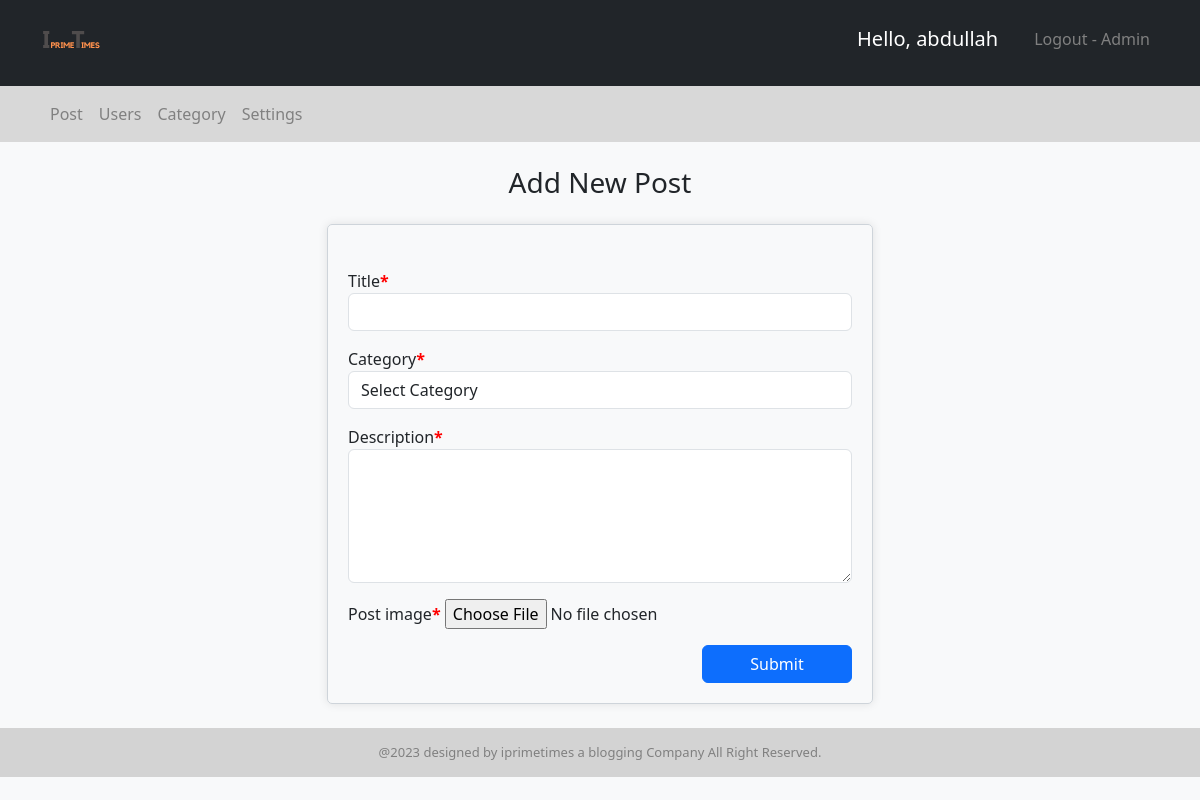
Screenshot of /admin/add-post.php (signed in) with the database file from the repository.
### tables this page shows
CREATE TABLE `setting` (
  `setting_id` int(11) NOT NULL,
  `websitename` varchar(255) NOT NULL,
  `logo` varchar(255) NOT NULL,
  `footerdesc` text NOT NULL
);

### admin/add-post.php (the view, shortened to what this page needs)
          <?php
              include "header.php";
          ?>
<div class="container">
  <div class="row justify-content-center">
    <div class="col-md-6">
      <h3 class="text-center mb-4 mt-4">Add New Post</h3>
      <form action="save-post.php" method="POST"  enctype="multipart/form-data" class="form-container my-4">
        <div class="form-group mt-4">
          <label for="title mb-2">Title<b><span style="color: red;">*</span></b></label>
          <input type="text" name="title" class="form-control" autocomplete="off" required>
        </div>
        <div class="form-group mt-3">
          <label for="category">Category<b><span style="color: red;">*</span></b></label>
          <select name="category" class="form-control">
            <option disabled selected>Select Category</option>
            <?php
              include "config.php";
            ?>
          </select>
        </div>
        <div class="form-group mt-3">
          <label for="desc">Description<b><span style="color: red;">*</span></b></label>
          <textarea name="desc" class="form-control" rows="5" required></textarea>
        </div>
        <div class="form-group mt-3">
          <label for="image">Post image<b><span style="color: red;">*</span></b></label>
          <input type="file" name="image" required>
        </div>
        <div class="d-flex justify-content-end">
        <input style="width: 150px;" type="submit" name="submit" class="btn btn-primary mt-3" value="Submit" required />
      </div>
      </form>
    </div>
  </div>
</div>
<?php include "footer.php"; ?>

### admin/header.php (shortened to what this page needs)
<!DOCTYPE html>
<html lang="en">
<head>
  <link rel="stylesheet" href="https://cdnjs.cloudflare.com/ajax/libs/twitter-bootstrap/5.3.0/css/bootstrap.min.css">
</head>
<body>
  <header>
    <nav class="navbar navbar-expand-lg navbar-light bg-dark">
      <div class="container">
      <?php
        include "config.php";
        $logo_sql = "SELECT logo FROM setting";
        $logo_result = mysqli_query($conn, $logo_sql);
        $logo_row = mysqli_fetch_assoc($logo_result);
      ?>
        <a class="navbar-brand" href="#">
          <img src="images\<?php echo $logo_row['logo']; ?>" alt="Logo" height="60">
        </a>
        <div class="collapse navbar-collapse" id="navbarNav">
          <ul class="navbar-nav navoo ms-auto">
            <li class="nav-item">
              <h5 style="margin-right: 20px;">
              <a style="cursor:not-allowed; color: #fff;" onmouseover="this.style.color='gold';" onmouseout="this.style.color='#fff';" class="nav-link">Hello, <?php echo $_SESSION['username'] ?></a>
            </h5>
            </li>
            <li class="nav-item">
              <a style="color: grey;" onmouseover="this.style.color='red';" onmouseout="this.style.color='grey';" class="nav-link" href="logout.php">Logout
              <?php
              if($_SESSION['role'] == '1'){
                 echo '- Admin';
                 }else{
                    echo "";
              } ?></a>
            </li>
          </ul>
        </div>
      </div>
    </nav>
    <nav class="navbar navbar-expand-lg navbar-dark">
      <div class="container">
        <div class="collapse navbar-collapse" id="navbarNavLower">
          <ul class="navbar-nav navee">
            <li class="nav-item">
              <a class="nav-link" href="post.php">Post</a>
            </li>
            <?php
              if($_SESSION['role'] == '1'){
            ?>
            <li class="nav-item">
              <a class="nav-link" href="user.php">Users</a>
            </li>
            <li class="nav-item">
              <a class="nav-link" href="category.php">Category</a>
            </li>
            <li class="nav-item">
              <a class="nav-link" href="setting.php">Settings</a>
            </li>
            <?php
              }
            ?>
          </ul>
        </div>
      </div>
    </nav>
  </header>

### admin/footer.php
<div id ="footer">
    <div class="container">
        <div class="row">
            <div class="col-md-12">
                <?php
                    include "config.php";
                    $sql = "SELECT footerdesc FROM setting";
                    $result = mysqli_query($conn, $sql);
                    $row = mysqli_fetch_assoc($result);
                ?>
                <div id="content">
                    <?php echo $row['footerdesc']; ?>
                </div>
            </div>
        </div>
    </div>
</div>
</body>
</html>

### admin/header.php (style rules this page uses)
.navbar { background-color: #D8D8D8;; }
.navbar-brand { font-size: 1.5rem; font-weight: bold; color: #fff; }
.navoo .nav-link { color: #fff; }
.navee .nav-link { color: grey; }
#footer { color: grey; padding:15px 0; text-align:center; background-color: lightgrey; bottom: 0; }
#footer #content { font-size: 13px; }
body { background-color: #f8f9fa; }
.form-container { border: 1px solid #ced4da; border-radius: 5px; box-shadow: 0 0 10px rgba(0, 0, 0, 0.1); padding: 20px; }

### rows the page displays
setting: logo (picture), footerdesc "@2023 designed by iprimetimes a blogging Company All Right Reserved."

### other values shown
$_SESSION['username'] "abdullah"
